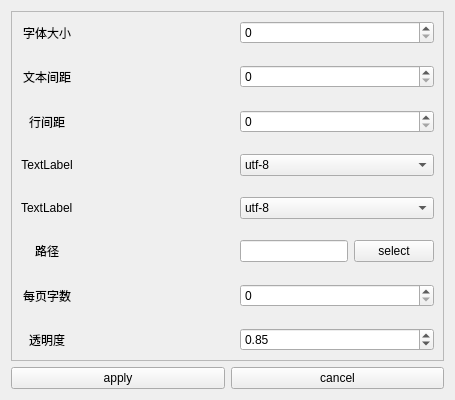
<?xml version="1.0" encoding="UTF-8"?>
<ui version="4.0">
 <class>SettingsDialog</class>
 <widget class="QWidget" name="SettingsDialog">
  <property name="geometry">
   <rect>
    <x>0</x>
    <y>0</y>
    <width>455</width>
    <height>400</height>
   </rect>
  </property>
  <property name="windowTitle">
   <string>Form</string>
  </property>
  <layout class="QVBoxLayout" name="verticalLayout">
   <item>
    <widget class="QScrollArea" name="scrollArea">
     <property name="widgetResizable">
      <bool>true</bool>
     </property>
     <widget class="QWidget" name="scrollAreaWidgetContents">
      <property name="geometry">
       <rect>
        <x>0</x>
        <y>0</y>
        <width>435</width>
        <height>349</height>
       </rect>
      </property>
      <layout class="QGridLayout" name="gridLayout">
       <item row="4" column="0">
        <widget class="QLabel" name="label_2">
         <property name="text">
          <string>文本间距</string>
         </property>
         <property name="alignment">
          <set>Qt::AlignCenter</set>
         </property>
        </widget>
       </item>
       <item row="0" column="0">
        <widget class="QLabel" name="label">
         <property name="text">
          <string>字体大小</string>
         </property>
         <property name="alignment">
          <set>Qt::AlignCenter</set>
         </property>
        </widget>
       </item>
       <item row="4" column="1">
        <spacer name="horizontalSpacer_3">
         <property name="orientation">
          <enum>Qt::Horizontal</enum>
         </property>
         <property name="sizeHint" stdset="0">
          <size>
           <width>40</width>
           <height>20</height>
          </size>
         </property>
        </spacer>
       </item>
       <item row="1" column="0">
        <spacer name="verticalSpacer">
         <property name="orientation">
          <enum>Qt::Vertical</enum>
         </property>
         <property name="sizeHint" stdset="0">
          <size>
           <width>20</width>
           <height>40</height>
          </size>
         </property>
        </spacer>
       </item>
       <item row="15" column="1">
        <spacer name="horizontalSpacer_6">
         <property name="orientation">
          <enum>Qt::Horizontal</enum>
         </property>
         <property name="sizeHint" stdset="0">
          <size>
           <width>40</width>
           <height>20</height>
          </size>
         </property>
        </spacer>
       </item>
       <item row="15" column="2">
        <widget class="QSpinBox" name="linesPerPageSpinBox">
         <property name="maximum">
          <number>1000</number>
         </property>
        </widget>
       </item>
       <item row="9" column="1">
        <spacer name="horizontalSpacer_5">
         <property name="orientation">
          <enum>Qt::Horizontal</enum>
         </property>
         <property name="sizeHint" stdset="0">
          <size>
           <width>40</width>
           <height>20</height>
          </size>
         </property>
        </spacer>
       </item>
       <item row="15" column="0">
        <widget class="QLabel" name="label_6">
         <property name="text">
          <string>每页字数</string>
         </property>
         <property name="alignment">
          <set>Qt::AlignCenter</set>
         </property>
        </widget>
       </item>
       <item row="13" column="1">
        <spacer name="horizontalSpacer_2">
         <property name="orientation">
          <enum>Qt::Horizontal</enum>
         </property>
         <property name="sizeHint" stdset="0">
          <size>
           <width>40</width>
           <height>20</height>
          </size>
         </property>
        </spacer>
       </item>
       <item row="13" column="2">
        <layout class="QHBoxLayout" name="horizontalLayout">
         <item>
          <widget class="QLineEdit" name="novelPathLineEdit"/>
         </item>
         <item>
          <widget class="QPushButton" name="selectPathButton">
           <property name="text">
            <string>select</string>
           </property>
          </widget>
         </item>
        </layout>
       </item>
       <item row="11" column="0">
        <widget class="QLabel" name="label_8">
         <property name="text">
          <string>TextLabel</string>
         </property>
        </widget>
       </item>
       <item row="0" column="2">
        <widget class="QSpinBox" name="fontSizeSpinBox">
         <property name="maximum">
          <number>30</number>
         </property>
        </widget>
       </item>
       <item row="7" column="0">
        <spacer name="verticalSpacer_3">
         <property name="orientation">
          <enum>Qt::Vertical</enum>
         </property>
         <property name="sizeHint" stdset="0">
          <size>
           <width>20</width>
           <height>40</height>
          </size>
         </property>
        </spacer>
       </item>
       <item row="5" column="0">
        <spacer name="verticalSpacer_2">
         <property name="orientation">
          <enum>Qt::Vertical</enum>
         </property>
         <property name="sizeHint" stdset="0">
          <size>
           <width>20</width>
           <height>40</height>
          </size>
         </property>
        </spacer>
       </item>
       <item row="17" column="1">
        <spacer name="horizontalSpacer_7">
         <property name="orientation">
          <enum>Qt::Horizontal</enum>
         </property>
         <property name="sizeHint" stdset="0">
          <size>
           <width>40</width>
           <height>20</height>
          </size>
         </property>
        </spacer>
       </item>
       <item row="13" column="0">
        <widget class="QLabel" name="label_4">
         <property name="text">
          <string>路径</string>
         </property>
         <property name="alignment">
          <set>Qt::AlignCenter</set>
         </property>
        </widget>
       </item>
       <item row="9" column="2">
        <widget class="QComboBox" name="encodingLineEdit">
         <item>
          <property name="text">
           <string>utf-8</string>
          </property>
         </item>
         <item>
          <property name="text">
           <string>GBK</string>
          </property>
         </item>
         <item>
          <property name="text">
           <string>GB2312</string>
          </property>
         </item>
        </widget>
       </item>
       <item row="6" column="0">
        <widget class="QLabel" name="label_3">
         <property name="frameShadow">
          <enum>QFrame::Plain</enum>
         </property>
         <property name="text">
          <string>行间距</string>
         </property>
         <property name="alignment">
          <set>Qt::AlignCenter</set>
         </property>
        </widget>
       </item>
       <item row="6" column="1">
        <spacer name="horizontalSpacer">
         <property name="orientation">
          <enum>Qt::Horizontal</enum>
         </property>
         <property name="sizeHint" stdset="0">
          <size>
           <width>40</width>
           <height>20</height>
          </size>
         </property>
        </spacer>
       </item>
       <item row="4" column="2">
        <widget class="QSpinBox" name="textSpacingSpinBox">
         <property name="maximum">
          <number>10</number>
         </property>
        </widget>
       </item>
       <item row="0" column="1">
        <spacer name="horizontalSpacer_4">
         <property name="orientation">
          <enum>Qt::Horizontal</enum>
         </property>
         <property name="sizeHint" stdset="0">
          <size>
           <width>40</width>
           <height>20</height>
          </size>
         </property>
        </spacer>
       </item>
       <item row="17" column="0">
        <widget class="QLabel" name="label_7">
         <property name="text">
          <string>透明度</string>
         </property>
         <property name="alignment">
          <set>Qt::AlignCenter</set>
         </property>
        </widget>
       </item>
       <item row="16" column="0">
        <spacer name="verticalSpacer_6">
         <property name="orientation">
          <enum>Qt::Vertical</enum>
         </property>
         <property name="sizeHint" stdset="0">
          <size>
           <width>20</width>
           <height>40</height>
          </size>
         </property>
        </spacer>
       </item>
       <item row="12" column="0">
        <spacer name="verticalSpacer_4">
         <property name="orientation">
          <enum>Qt::Vertical</enum>
         </property>
         <property name="sizeHint" stdset="0">
          <size>
           <width>20</width>
           <height>40</height>
          </size>
         </property>
        </spacer>
       </item>
       <item row="6" column="2">
        <widget class="QSpinBox" name="lineSpacingSpinBox">
         <property name="maximum">
          <number>10</number>
         </property>
        </widget>
       </item>
       <item row="14" column="0">
        <spacer name="verticalSpacer_5">
         <property name="orientation">
          <enum>Qt::Vertical</enum>
         </property>
         <property name="sizeHint" stdset="0">
          <size>
           <width>20</width>
           <height>40</height>
          </size>
         </property>
        </spacer>
       </item>
       <item row="9" column="0">
        <widget class="QLabel" name="label_5">
         <property name="text">
          <string>TextLabel</string>
         </property>
         <property name="alignment">
          <set>Qt::AlignCenter</set>
         </property>
        </widget>
       </item>
       <item row="17" column="2">
        <widget class="QDoubleSpinBox" name="opacitySpinBox">
         <property name="maximum">
          <double>1.000000000000000</double>
         </property>
         <property name="singleStep">
          <double>0.010000000000000</double>
         </property>
         <property name="value">
          <double>0.850000000000000</double>
         </property>
        </widget>
       </item>
       <item row="10" column="0">
        <spacer name="verticalSpacer_7">
         <property name="orientation">
          <enum>Qt::Vertical</enum>
         </property>
         <property name="sizeHint" stdset="0">
          <size>
           <width>20</width>
           <height>40</height>
          </size>
         </property>
        </spacer>
       </item>
       <item row="11" column="2">
        <widget class="QComboBox" name="menuEncodingLineEdit">
         <item>
          <property name="text">
           <string>utf-8</string>
          </property>
         </item>
         <item>
          <property name="text">
           <string>GB2312</string>
          </property>
         </item>
        </widget>
       </item>
       <item row="11" column="1">
        <spacer name="horizontalSpacer_8">
         <property name="orientation">
          <enum>Qt::Horizontal</enum>
         </property>
         <property name="sizeHint" stdset="0">
          <size>
           <width>40</width>
           <height>20</height>
          </size>
         </property>
        </spacer>
       </item>
      </layout>
     </widget>
    </widget>
   </item>
   <item>
    <layout class="QHBoxLayout" name="horizontalLayout_2">
     <item>
      <widget class="QPushButton" name="applyButton">
       <property name="text">
        <string>apply</string>
       </property>
      </widget>
     </item>
     <item>
      <widget class="QPushButton" name="cancelButton">
       <property name="text">
        <string>cancel</string>
       </property>
      </widget>
     </item>
    </layout>
   </item>
  </layout>
 </widget>
 <resources/>
 <connections/>
</ui>
